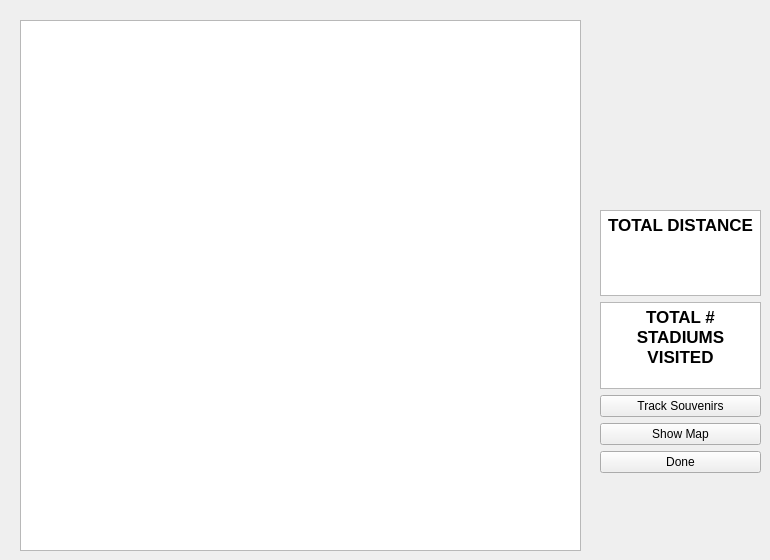
    <widget class="QWidget" name="planYourTripPage">
     <widget class="QTableWidget" name="dijkstrasTable">
      <property name="geometry">
       <rect>
        <x>20</x>
        <y>20</y>
        <width>561</width>
        <height>531</height>
       </rect>
      </property>
     </widget>
     <widget class="QWidget" name="verticalLayoutWidget">
      <property name="geometry">
       <rect>
        <x>600</x>
        <y>210</y>
        <width>161</width>
        <height>263</height>
       </rect>
      </property>
      <layout class="QVBoxLayout" name="verticalLayout">
       <item>
        <widget class="QTextBrowser" name="totalDistanceBrowser">
         <property name="html">
          <string>&lt;!DOCTYPE HTML PUBLIC &quot;-//W3C//DTD HTML 4.0//EN&quot; &quot;http://www.w3.org/TR/REC-html40/strict.dtd&quot;&gt;
&lt;html&gt;&lt;head&gt;&lt;meta name=&quot;qrichtext&quot; content=&quot;1&quot; /&gt;&lt;style type=&quot;text/css&quot;&gt;
p, li { white-space: pre-wrap; }
&lt;/style&gt;&lt;/head&gt;&lt;body style=&quot; font-family:'MS Shell Dlg 2'; font-size:8.25pt; font-weight:400; font-style:normal;&quot;&gt;
&lt;p align=&quot;center&quot; style=&quot; margin-top:0px; margin-bottom:0px; margin-left:0px; margin-right:0px; -qt-block-indent:0; text-indent:0px;&quot;&gt;&lt;span style=&quot; font-family:'.SF NS Text'; font-size:13pt; font-weight:600;&quot;&gt;TOTAL DISTANCE&lt;/span&gt;&lt;/p&gt;&lt;/body&gt;&lt;/html&gt;</string>
         </property>
        </widget>
       </item>
       <item>
        <widget class="QTextBrowser" name="totalStadiumsVisitedBrowser">
         <property name="html">
          <string>&lt;!DOCTYPE HTML PUBLIC &quot;-//W3C//DTD HTML 4.0//EN&quot; &quot;http://www.w3.org/TR/REC-html40/strict.dtd&quot;&gt;
&lt;html&gt;&lt;head&gt;&lt;meta name=&quot;qrichtext&quot; content=&quot;1&quot; /&gt;&lt;style type=&quot;text/css&quot;&gt;
p, li { white-space: pre-wrap; }
&lt;/style&gt;&lt;/head&gt;&lt;body style=&quot; font-family:'MS Shell Dlg 2'; font-size:8.25pt; font-weight:400; font-style:normal;&quot;&gt;
&lt;p align=&quot;center&quot; style=&quot; margin-top:0px; margin-bottom:0px; margin-left:0px; margin-right:0px; -qt-block-indent:0; text-indent:0px;&quot;&gt;&lt;span style=&quot; font-family:'.SF NS Text'; font-size:13pt; font-weight:600;&quot;&gt;TOTAL # STADIUMS VISITED&lt;/span&gt;&lt;/p&gt;&lt;/body&gt;&lt;/html&gt;</string>
         </property>
        </widget>
       </item>
       <item>
        <widget class="QPushButton" name="pushButton_38">
         <property name="text">
          <string>Track Souvenirs</string>
         </property>
        </widget>
       </item>
       <item>
        <widget class="QPushButton" name="showMapButton">
         <property name="text">
          <string>Show Map</string>
         </property>
        </widget>
       </item>
       <item>
        <widget class="QPushButton" name="pushButton_31">
         <property name="text">
          <string>Done</string>
         </property>
        </widget>
       </item>
      </layout>
     </widget>
     <widget class="QLabel" name="mapLogo_2">
      <property name="geometry">
       <rect>
        <x>610</x>
        <y>30</y>
        <width>141</width>
        <height>71</height>
       </rect>
      </property>
      <property name="text">
       <string>&lt;html&gt;&lt;head/&gt;&lt;body&gt;&lt;p&gt;&lt;img src=&quot;:/logos/planVacayLogo.jpg&quot;/&gt;&lt;/p&gt;&lt;/body&gt;&lt;/html&gt;</string>
      </property>
     </widget>
     <widget class="QLabel" name="mlbLogo_2">
      <property name="geometry">
       <rect>
        <x>610</x>
        <y>110</y>
        <width>151</width>
        <height>101</height>
       </rect>
      </property>
      <property name="text">
       <string>&lt;html&gt;&lt;head/&gt;&lt;body&gt;&lt;p&gt;&lt;img src=&quot;:/logos/mlbLOGO.png&quot;/&gt;&lt;/p&gt;&lt;/body&gt;&lt;/html&gt;</string>
      </property>
     </widget>
    </widget>
